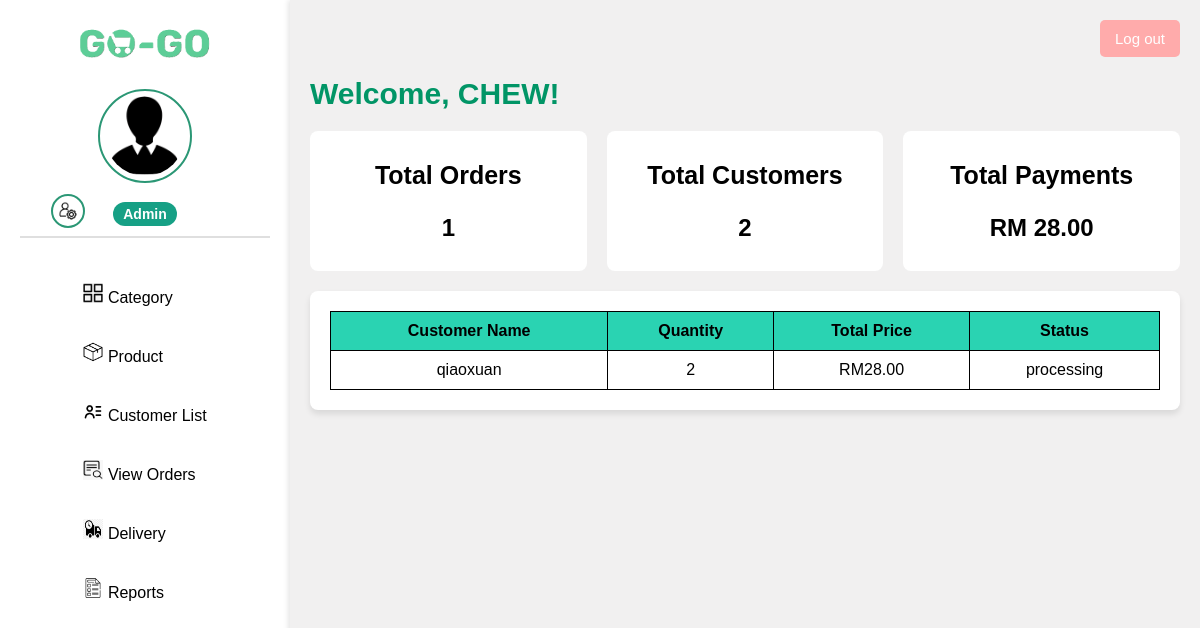
The app's page /admin/admin_dashboard.php (signed in), older data.
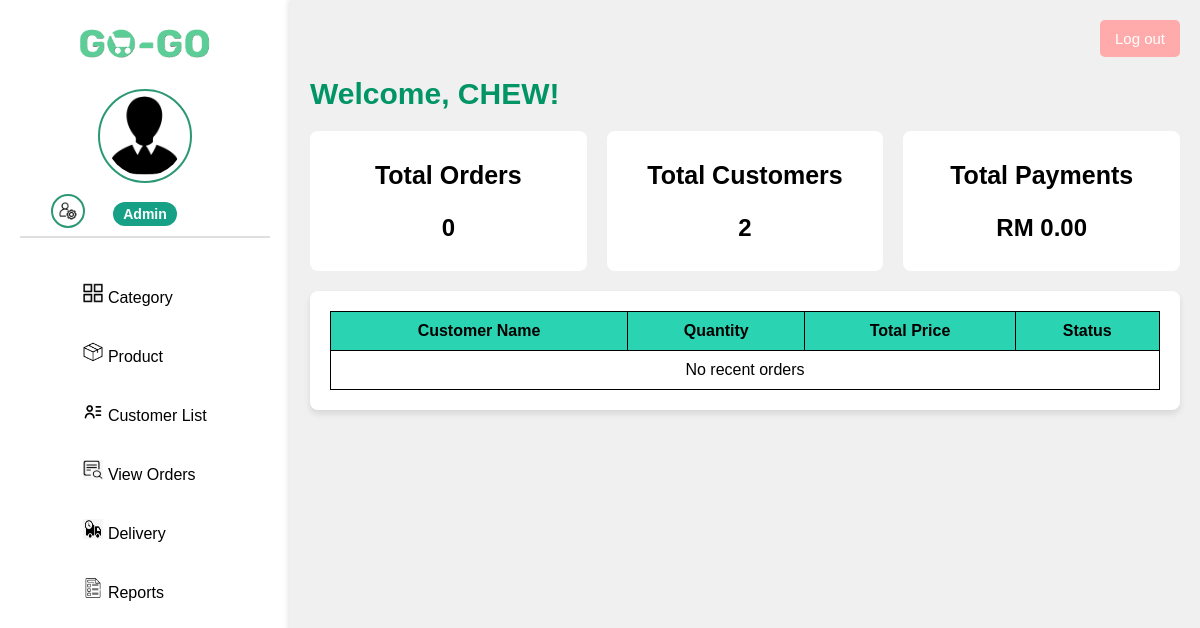
The same page, newer data.
### tables this page shows
CREATE TABLE `orders` (
  `order_id` int(11) NOT NULL,
  `user_id` int(11) NOT NULL,
  `shipping_address_id` int(11) NOT NULL,
  `order_date` timestamp NOT NULL DEFAULT current_timestamp(),
  `subtotal` decimal(10,2) NOT NULL,
  `total_amount` decimal(12,2) NOT NULL,
  `discount_amount` decimal(10,2) DEFAULT 0.00,
  `delivery_fee` decimal(10,2) DEFAULT 5.00,
  `order_status` enum('pending','processing','shipped','delivered') DEFAULT 'pending',
  `admin_id` int(11) DEFAULT NULL
);

CREATE TABLE `users` (
  `user_id` int(11) NOT NULL,
  `user_name` varchar(100) NOT NULL,
  `email` varchar(255) NOT NULL,
  `user_password` varchar(255) NOT NULL,
  `user_phone_num` varchar(15) DEFAULT NULL,
  `user_created_at` timestamp NOT NULL DEFAULT current_timestamp(),
  `admin_id` int(11) DEFAULT NULL,
  `birth_date` date DEFAULT NULL,
  `status` varchar(20) DEFAULT 'active'
);

### admin/admin_dashboard.php (the view, shortened to what this page needs)
<?php
$role = $_SESSION['admin_role'];
$admin_id = $_SESSION['admin_name'];
$conn = new mysqli("localhost", "root", "", "gogo_supermarket");
$order_query = "SELECT COUNT(order_id) AS total_orders FROM `orders`";
$order_result = $conn->query($order_query);
$total_orders = $order_result->fetch_assoc()['total_orders'];
$customer_query = "SELECT COUNT(user_id) AS total_user FROM users";
$customer_result = $conn->query($customer_query);
$total_customers = $customer_result->fetch_assoc()['total_user'];
$payment_query = "SELECT COALESCE(SUM(total_amount), 0) AS total_amount FROM `orders`";
$payment_result = $conn->query($payment_query);
$total_payments = 0;
if ($payment_result && $row = $payment_result->fetch_assoc()) {
    $total_payments = $row['total_amount'];
}
?>
<!DOCTYPE html>
<html lang="en">
<head>
    <link rel="stylesheet" href="../assets/css/dashboard_Style.css">
    <link rel="stylesheet" href="../assets/css/Global_style.css">
</head>
<body>
    <div class="dashboard-container">
        <aside class="sidebar">
            <div class="logo">
                <img src="../assets/images/logoname.png" alt="Logo">
            </div>
            <div class="profile">
                <button class="edit-profile-btn" title="Edit Profile">
                        <img src="../assets/images/admin_profile.png" alt="admin_profile">
                    </button>
                <img src="../assets/images/admin.png" alt="Admin foto">
                <p>
                    <span class="admin_role"><?php echo $role; ?></span>
                </p>
            </div>
            <nav>
                <ul>
                    <li><a href="Siderbar_Category.php"><img src="../assets/images/category.png" alt=""> Category</a></li>
                    <li><a href="Siderbar_Product.php"><img src="../assets/images/product.png" alt=""> Product</a></li>
                    <li><a href="Siderbar_CustomerList.php"><img src="../assets/images/customer_list.png" alt=""> Customer List</a></li>
                    <li><a href="Siderbar_ViewOrders.php"><img src="../assets/images/vieworder.png" alt=""> View Orders</a></li>
                    <li><a href="Siderbar_Delivery.php"><img src="../assets/images/delivery.png" alt=""> Delivery</a></li>
                    <li><a href="Siderbar_Reports.php"><img src="../assets/images/report.png" alt=""> Reports</a></li>
                </ul>
            </nav>
        </aside>
        <main class="main-content">
            <div class="header">
                <button class="logout-btn">Log out</button>
            </div>
            <h1>Welcome, <?php echo $admin_id ?>!</h1>
            <div class="dashboard-cards">
                <div class="card">
                    <h3>Total Orders</h3>
                    <p><?php echo $total_orders; ?></p>
                </div>
                <div class="card">
                    <h3>Total Customers</h3>
                    <p><?php echo $total_customers; ?></p>
                </div>
                <div class="card">
                    <h3>Total Payments</h3>
                    <p>RM <?php echo number_format($total_payments, 2); ?></p>
                </div>
            </div>
            <div class="recent-orders">
                <?php
                $conn = new mysqli("localhost", "root", "", "gogo_supermarket");
                $sql = "SELECT o.order_id, u.user_name, SUM(oi.quantity) AS prod_quantity, o.total_amount, o.order_status
                        FROM `orders` AS o
                        JOIN order_item AS oi ON o.order_id = oi.order_id
                        JOIN users AS u ON o.user_id = u.user_id
                        GROUP BY o.order_id, u.user_name, o.total_amount, o.order_status
                        ORDER BY o.order_id DESC
                        LIMIT 4";
                $result = $conn->query($sql);
                ?>
                <table>
                    <thead>
                        <tr>
                            <th>Customer Name</th>
                            <th>Quantity</th>
                            <th>Total Price</th>
                            <th>Status</th>
                        </tr>
                    </thead>
                    <tbody>
                        <?php
                        if ($result->num_rows > 0) {
                            while ($row = $result->fetch_assoc()) {
                                echo "<tr>
                                    <td>{$row['user_name']}</td>
                                    <td>{$row['prod_quantity']}</td>
                                    <td>RM{$row['total_amount']}</td>
                                    <td>{$row['order_status']}</td>
                                  </tr>";
                            }
                        } else {
                            echo "<tr><td colspan='4'>No recent orders</td></tr>";
                        }
                        ?>
                    </tbody>
                </table>
            </div>
        </main>
    </div>
</body>
</html>

Row changes from the older to the newer data that the page shows:
removed orders: user.user_name "qiaoxuan", prod_quantity "2", total_amount "28.00", order_status "processing"
Text that changed along with them:
$total_orders: "1" → "0"
$total_payments: "28.00" → "0.00"
text now shown: "No recent orders"
